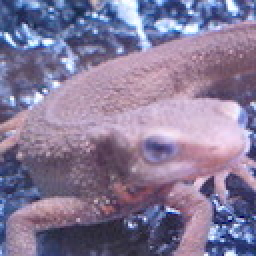
%> input picture Question_31_40/imori.jpg, 128 x 128 px (shown 2 times larger)
$ octave ans_31_2.m   (GNU Octave 9; MATLAB toolbox functions it lacks are replaced by stand-ins)
%> lines starting %> are read from the running program, lines starting %| are printed output that depends on the picture; in (x1, y1, x2, y2) boxes, pixels count from 0 and x2, y2 are one past the last pixel; in counts of white or black regions, pixels touching at a corner belong together; the program's own positions count from 1
clear
I = imread("imori.jpg");
%> I is the input picture: size 128x128x3 uint8; mean R, G, B 134.1, 121.8, 152.8
[H, W, C] = size(I);
%> H = 128; W = 128; C = 3

I(H+1, W+1, :) = 0;
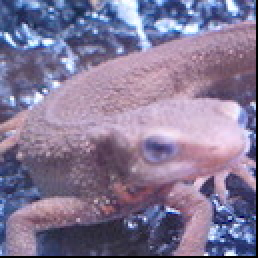
%> I: size 129x129x3 uint8 (shown 2 times larger); mean R, G, B 132, 120, 150.4

dx = 0;
dy = 30;

a = 1;
b = 0;
c = dy/W;
%> c = 0.234
d = 1;
tx = 0;
ty = 0;

Nh = H + dy;
%> Nh = 158
Nw = W + dx;
%> Nw = 128

ny = repmat((1:Nh)', 1, Nw);
nx = repmat(1:Nw, Nh, 1);

adbc = a*d - c*b;
%> adbc = 1
x = (-b .* (ny - ty) + d .* (nx - tx)) ./ adbc;
y = (a .* (ny - ty) -c .* (nx - tx)) ./ adbc;

y = uint8(y);
x = uint8(x);

y(y<1) = H+1;
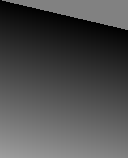
%> y: size 158x128 uint8; min 1, max 158, mean 77.6
y(y>H) = H+1;
%> y: size 158x128 uint8; 8.81% of pixels changed, all inside (x1, y1, x2, y2) = (0, 129, 121, 158)

x(x<1) = W+1;
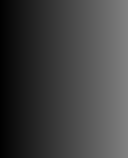
%> x: size 158x128 uint8; min 1, max 128, mean 64.5
x(x>W) = W+1;


ind = sub2ind(size(I), y, x);

r = I(:,:,1);
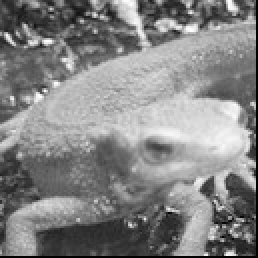
%> r: size 129x129 uint8 (shown 2 times larger); min 0, max 255, mean 132
g = I(:,:,2);
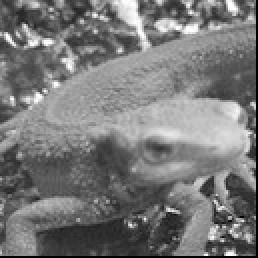
%> g: size 129x129 uint8 (shown 2 times larger); min 0, max 255, mean 120
b = I(:,:,3);
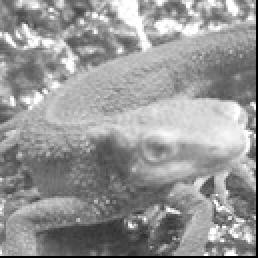
%> b: size 129x129 uint8 (shown 2 times larger); min 0, max 255, mean 150.4
J = cat(3, r(ind), g(ind), b(ind));
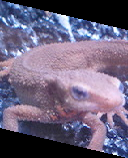
%> J: size 158x128x3 uint8; mean R, G, B 108.7, 98.7, 123.8
J = uint8(J);

imshow(J);
